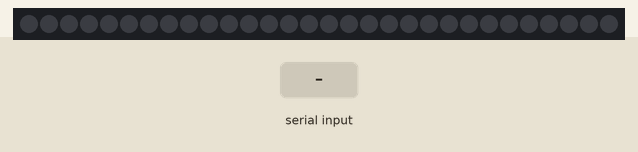
Simulated run of this sketch. Board: Arduino Uno, built with avr-gcc and run on an emulated ATmega328P. On the bench: 30 RGB LEDs in strip order, left to right. Inputs (shaded band) come from the test bench. Dim RGB values are drawn brighter than linear; random numbers use the default seed unless the sketch sets one.

Above: at 1.2 s.
1.3 s: byte 22 (22) received over Serial
At 2.5 s:
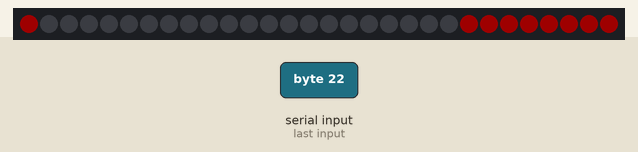
2.8 s: byte 23 (23) received over Serial
At 3.9 s:
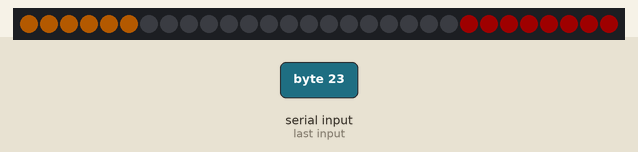
4.3 s: byte 25 (25) received over Serial
5.8 s: byte 28 (28) received over Serial
At 6.1 s:
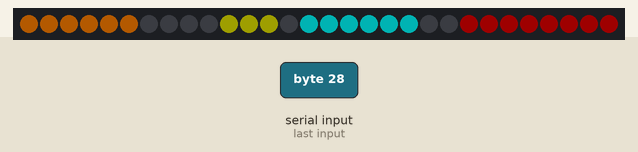
Timing chart, 0 to 8.3 s (numbered marks = the images above; inputs shaded):
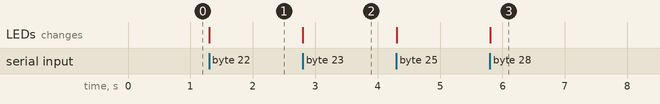

Measured:
- after the input at 1.3 s, the LEDs: change at once (image 1)
- after the input at 2.8 s, the LEDs: change at once (image 2)
- after the input at 5.8 s, the LEDs: change at once (image 3)

The sketch:

sketch.ino
```cpp
#define STRIP_PIN 13  // пин ленты
#define NUMLEDS 30    // кол-во светодиодов
#define COLOR_DEBTH 3
#include <microLED.h>  // подключаем библу
microLED<NUMLEDS, STRIP_PIN, MLED_NO_CLOCK, LED_WS2811, ORDER_GRB, CLI_AVER>
    strip;

void setup() {
  Serial.begin(9600);

  randomSeed(analogRead(0));

  strip.setBrightness(60);
  // яркость применяется по CRT гамме
  // применяется при выводе .show() !

  // очистка буфера (выключить диоды, чёрный цвет)
  strip.clear();
  // применяется при выводе .show() !

  strip.show();  // вывод изменений на ленту
  delay(1);
}

void loop() {
  while (!Serial.available())
    ;
  int led = Serial.read();
  long red = random(0, 255);
  long green = random(0, 255);
  long blue = random(0, 255);
  if (led < 22) {
    strip.set(led, mRGB(red, green, blue));
  } else if (led == 22) {
    strip.fill(22, 30, mMaroon);
  } else if (led == 23) {
    strip.fill(30, 35, mYellow);
  } else if (led == 24) {
    strip.fill(35, 40, mMaroon);
  } else if (led == 25) {
    strip.fill(40, 42, mOlive);
  } else if (led == 26) {
    strip.set(42, mLime);
  } else if (led == 27) {
    strip.set(43, mGreen);
  } else if (led == 28) {
    strip.fill(44, 49, mAqua);
  } else if (led == 29) {
    strip.fill(49, 52, mTeal);
  } else if (led > 29) {
    strip.set((led + 22), mRGB(red, green, blue));
    //  } else if (led == 31) {
    //    strip.set(53, mRGB( red, green, blue));
    //  } else if (led == 32) {
    //    strip.set(54, mRGB( red, green, blue));
    //  } else if (led == 33) {
    //    strip.set(55, mRGB( red, green, blue));
    //  } else if (led == 34) {
    //    strip.set(56, mRGB( red, green, blue));
    //  } else if (led == 35) {
    //    strip.set(57, mRGB( red, green, blue));
    //  } else if (led == 36) {
    //    strip.set(58, mRGB( red, green, blue));
    //  } else if (led == 37) {
    //    strip.set(59, mRGB( red, green, blue));
    //  } else if (led == 38) {
    //    strip.set(60, mRGB( red, green, blue));
    //  } else if (led == 39) {
    //    strip.set(61, mRGB( red, green, blue));
    //  } else if (led == 40) {
    //    strip.set(62, mRGB( red, green, blue));
  } else if (led == 100) {
    strip.clear();  // отключение светодиодной ленты
  }
  strip.show();  // вывод изменений на ленту
  delay(500);
}
```
